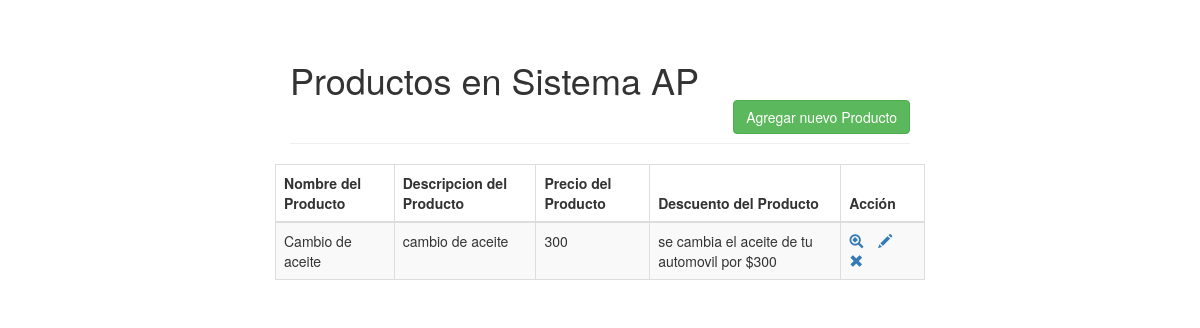
Page /TablaServicios/index.php on the committed database.
### tables this page shows
CREATE TABLE `t_servicio` (
  `id` int(11) NOT NULL,
  `nombre` varchar(100) NOT NULL,
  `descripcion` varchar(255) NOT NULL,
  `costo` int(10) NOT NULL,
  `descuento` varchar(100) DEFAULT NULL
);

### TablaServicios/index.php (the view, shortened to what this page needs)
<!DOCTYPE html>
<html lang="en">
<head>
    <link rel="stylesheet" href="https://maxcdn.bootstrapcdn.com/bootstrap/3.3.7/css/bootstrap.css">
</head>
<body>
    <div class="wrapper">
        <div class="container-fluid">
            <div class="row">
                <div class="col-md-12">
                    <div class="page-header clearfix">
                        <h1 class="pull-left">Productos en Sistema AP</h1><br><br>
                        <br><a href="create.php" class="btn btn-success pull-right">Agregar nuevo Producto</a></div>
                    </div>
                    <?php
                    require_once "config.php";
                    $sql = "SELECT * FROM t_servicio";
                    if($result = mysqli_query($link, $sql)){
                        if(mysqli_num_rows($result) > 0){
                            echo "<table class='table table-bordered table-striped'>";
                                echo "<thead>";
                                    echo "<tr>";
                                        echo "<th>Nombre del Producto</th>";
                                        echo "<th>Descripcion del Producto</th>";
                                        echo "<th>Precio del Producto</th>";
                                        echo "<th>Descuento del Producto</th>";
                                        echo "<th>Acción</th>";
                                    echo "</tr>";
                                echo "</thead>";
                                echo "<tbody>";
                                while($row = mysqli_fetch_array($result)){
                                    echo "<tr>";
                                        echo "<td>" . $row['nombre'] . "</td>";
                                        echo "<td>" . $row['descripcion'] . "</td>";
                                        echo "<td>" . $row['costo'] . "</td>";
                                        echo "<td>" . $row['descuento'] . "</td>";
                                        echo "<td>";
                                            echo "<a href='read.php?id=". $row['id'] ."' title='Ver producto a detalle' data-toggle='tooltip'><span class='glyphicon glyphicon-zoom-in'></span></a>";
                                            echo "<a href='update.php?id=". $row['id'] ."' title='Actualizar' data-toggle='tooltip'><span class='glyphicon glyphicon-pencil'></span></a>";
                                            echo "<a href='delete.php?id=". $row['id'] ."' title='Eliminar' data-toggle='tooltip'><span class='glyphicon glyphicon-remove'></span></a>";
                                        echo "</td>";
                                    echo "</tr>";
                                }
                                echo "</tbody>";
                            echo "</table>";
                        } else{
                            echo "<p class='lead'><em>No records were found.</em></p>";
                        }
                    } else{
                        echo "ERROR: Could not able to execute $sql. " . mysqli_error($link);
                    }
                    ?>
                </div>
            </div>
        </div>
</body>
</html>

### TablaServicios/index.php (style rules this page uses)
.wrapper { width: 650px; margin: 0 auto; }
table tr td:last-child a { margin-right: 15px; }

### rows in the picture
t_servicio: nombre "Cambio de aceite", descripcion "cambio de aceite", costo "300", descuento "se cambia el aceite de tu automovil por $300"
